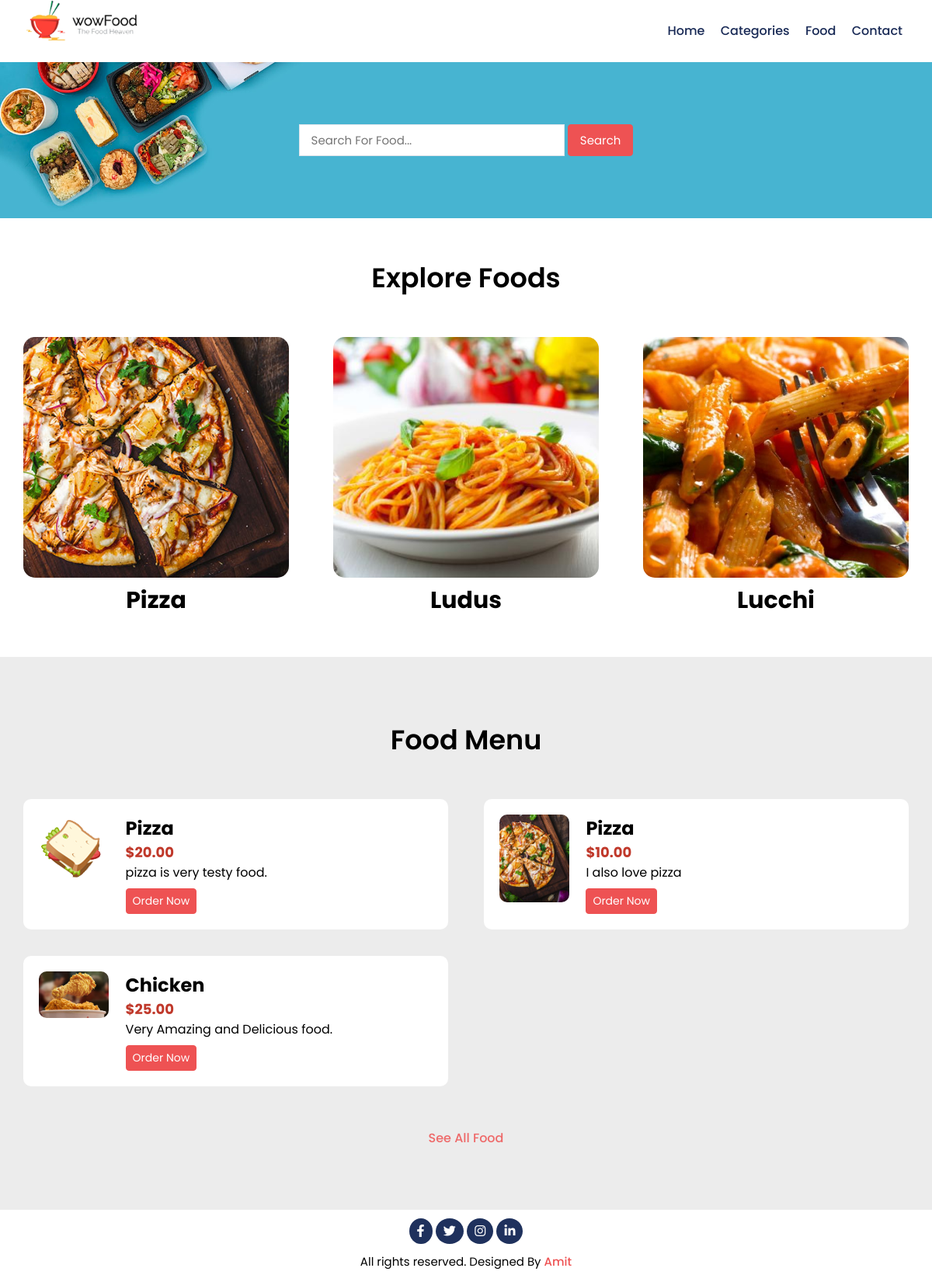
The page / on the database its author committed.
### tables this page shows
CREATE TABLE `tbl_category` (
  `id` int(11) NOT NULL,
  `title` varchar(100) NOT NULL,
  `image_name` varchar(255) NOT NULL,
  `featured` varchar(10) NOT NULL,
  `active` varchar(10) NOT NULL
);

CREATE TABLE `tbl_food` (
  `id` int(11) NOT NULL,
  `title` varchar(100) NOT NULL,
  `description` text NOT NULL,
  `price` decimal(10,2) NOT NULL,
  `image_name` varchar(255) NOT NULL,
  `category_id` int(10) UNSIGNED NOT NULL,
  `featured` varchar(10) NOT NULL,
  `active` varchar(10) NOT NULL
);

### index.php (the view)
<?php
 require_once('partials-front/header-menu.php'); ?>
      <div class="food-search">
        <div class="container">
          <form action="<?php echo SITEURL; ?>/foods-search.php" method="POST">
            <input type="search" name="search" placeholder="Search For Food...">
            <input class="btn-primary" type="submit" name="submit" value="Search">
          </form>
        </div>
      </div>
      <div class="category">
        <div class="container">
          <h2>Explore Foods</h2>
          <div class="box">
            <?php
              $sql = mysqli_query($connection, "SELECT * FROM tbl_category WHERE featured= 'Yes' AND active='Yes' LIMIT 3");
              $count = mysqli_num_rows($sql);
              if($count > 0){
                while($rows = mysqli_fetch_assoc($sql)) :
                  $id = $rows['id'];
                  $title = $rows['title'];
                  $image_name = $rows['image_name']  ?>
                    <div class="another-box">
                      <a href="<?php echo SITEURL; ?>/category-foods.php?category_id=<?php echo $id; ?>">
                        <div class="box-3">
                          <?php
                            if($image_name != ""){
                              ?>
                                <img src="<?php echo SITEURL; ?>/img/category/<?php echo $image_name; ?>" alt="pizza">
                              <?php
                            }else{
                              echo "Image Not Avialable";
                            }
                          ?>
                          <h3><?php echo $title; ?></h3>
                        </div>
                      </a>
                    </div>
                  <?php endwhile; ?>
              <?php
              }else{
              }
            ?>
          </div>
        </div>
      </div>
      <div class="menu-area">
        <div class="container">
          <h2>Food Menu</h2>
          <div class="food-menu">
            <?php
              $sql_2 = mysqli_query($connection, "SELECT * FROM tbl_food WHERE active = 'Yes' AND featured = 'Yes' ");
              $count2 = mysqli_num_rows($sql_2);
              if($count2 > 0){
                while($rows2 = mysqli_fetch_assoc($sql_2)) :
                  $id = $rows2['id'];
                  $title = $rows2['title'];
                  $price = $rows2['price'];
                  $description = $rows2['description'];
                  $image_name = $rows2['image_name'];  ?>
                  <div class="col-6">
                    <div class="food-img">
                      <?php
                        if($image_name != ""){
                          ?>
                          <img src="<?php echo SITEURL; ?>/img/food/<?php echo $image_name; ?>" alt="burger">
                          <?php
                        }else{
                          echo "Image not Found";
                        }
                      ?>
                    </div>
                    <div class="food-des">
                      <h3><?php echo $title; ?></h3>
                      <h4 class="price-clr"><?php echo '$'.$price; ?></h4>
                      <p><?php echo $description; ?></p>
                      <a class="btn-menu btn-primary" href="<?php echo SITEURL; ?>/order.php?food_id=<?php echo $id; ?>">Order Now</a>
                    </div>
                  </div>
                  <?php endwhile; ?>
                  <?php
              }else{
                echo "Nothing is Here!";
              }
            ?>
          </div>
         <p class="text-center" ><a href="<?php echo SITEURL; ?>/foods.php">See All Food</a></p>
        </div>
      </div>
<?php require_once('partials-front/footer.php'); ?>

### partials-front/header-menu.php (shortened to what this page needs)
<!DOCTYPE html>
<html lang="en">
<head>
  <link rel="stylesheet" href="https://cdnjs.cloudflare.com/ajax/libs/font-awesome/6.2.0/css/all.min.css" />
  <link rel="stylesheet" type="text/css" href="css/style.css">
</head>
<body>
  <header class="header-area">
    <div class="container">
      <div class="navbar">
        <div class="logo">
          <a href="<?php echo SITEURL; ?>/index.php"><img src="img/logo.png" alt="logo"></a>
        </div>
        <nav class="menu">
          <ul>
            <li><a href="<?php echo SITEURL; ?>/index.php">home</a></li>
            <li><a href="categories.php">categories</a></li>
            <li><a href="foods.php">food</a></li>
            <li><a href="#">contact</a></li>
          </ul>
        </nav>
      </div>
    </div>
  </header>

### partials-front/footer.php
      <footer class="footer-area">
        <div class="container">
          <div class="social-icon">
            <a href=""><i class="fa-brands fa-facebook-f"></i></a>
            <a href=""><i class="fa-brands fa-twitter"></i></a>
            <a href=""><i class="fa-brands fa-instagram"></i></a>
            <a href=""><i class="fa-brands fa-linkedin-in"></i></a>
          </div>
          <p>All rights reserved. Designed By <span>Amit</span></p>
        </div>
      </footer>
</body>
</html>

### css/style.css (style rules this page uses)
* { margin: 0; padding: 0; font-family: 'Poppins', sans-serif; box-sizing: border-box; }
h2 { text-align: center; font-size: 35px; font-weight: 600; }
h3 { font-size: 24px; }
h4 { font-size: 18px; color: #c0392b; }
.container { max-width: 95%; margin: 0 auto; }
.btn-primary { padding: 8px 15px; color: #ffffff; background-color: #ee5253; font-size: 15px; border: 1px solid #ee5253; border-radius: 4px; }
.navbar { line-height: 80px; }
.navbar .logo { width: 30%; float: left; overflow: hidden; }
.navbar .logo img { width: 150px; height: auto; object-fit: cover; }
.navbar .menu { width: 70%; overflow: hidden; }
.navbar .menu ul { list-style: none; text-align: end; }
.navbar .menu ul li { display: inline-block; align-items: center; }
.navbar .menu ul li a { display: inline; color: #192a56; text-decoration: none; text-transform: capitalize; font-size: 16px; font-weight: 500; padding: 10px 8px; }
.food-search { background-image: url('../img/bg.jpg'); background-repeat: no-repeat; background-position: center; background-size: cover; text-align: center; padding: 80px 0; }
.food-search input[type="search"] { padding: 8px 15px; width: 30%; border: 1px solid #dfe4ea; font-size: 15px; }
.category { padding: 50px 0; }
.box { display: flex; flex-direction: row; flex-wrap: wrap; justify-content: space-between; }
.box .another-box { flex-basis: 30%; margin-top: 50px; }
.another-box a { text-decoration: none; }
.category .box-3 h3 { color: #000000; text-decoration: none; font-size: 30px; text-align: center; }
.box .box-3 img { width: 100%; height: 310px; object-fit: cover; border-radius: 15px; }
.menu-area { padding: 80px 0; background-color: #ECECEC; }
.btn-menu { text-decoration: none; padding: 5px 8px; font-size: 14px; display: inline-block; margin-top: 8px; }
.menu-area .food-menu { display: flex; flex-direction: row; flex-wrap: wrap; justify-content: space-between; margin-top: 50px; }
.col-6 { flex-basis: 48%; padding: 20px; background-color: #ffffff; border-radius: 10px; margin-bottom: 3%; }
.food-img { width: 20%; float: left; margin-right: 2%; overflow: hidden; }
.food-img img { width: 90px; height: auto; object-fit: cover; border-radius: 10px; }
.food-des { width: 75%; overflow: hidden; }
.menu-area .text-center { text-align: center; margin-top: 20px; }
.menu-area .text-center a { text-align: center; color: #ee5252d8; font-size: 16px; font-weight: 500; text-decoration: none; }
.footer-area { padding: 15px; text-align: center; }
.footer-area p { font-size: 15px; }
.footer-area p span { color: #ee5253; font-weight: 500; }
.social-icon { margin-bottom: 15px; }
.social-icon a { color: #ffffff; height: 20px; width: 20px; border-radius: 100%; background-color: #1f315d; padding: 5px 10px; }

### rows shown on the page
tbl_category: image_name (picture), title "Pizza"
tbl_category: image_name (picture), title "Ludus"
tbl_category: image_name (picture), title "Lucchi"
tbl_food: image_name (picture), title "Pizza", price "20.00", description "pizza is very testy food."
tbl_food: image_name (picture), title "Pizza", price "10.00", description "I also love pizza"
tbl_food: image_name (picture), title "Chicken", price "25.00", description "Very Amazing and Delicious food."
